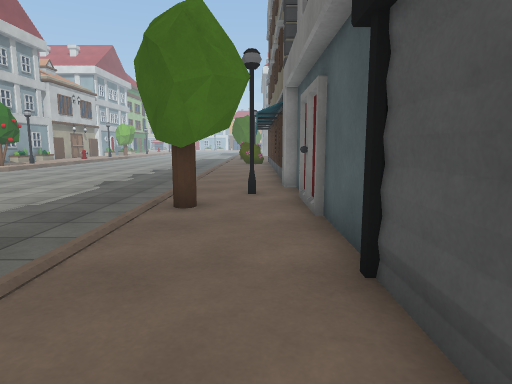
[1] (above)

24 first-person views from a walk through a scene from a Unity 3-D project. The camera is 1.2 m above the floor, tilts 8° down and sees 75° across. The floor is counted in squares, 1 m on a side. Each view is taken from the middle of a square. On the plan, view 1 faces up. The plan holds only what a view shows up to about 14 squares ahead; the rest is blank. The place goes on beyond the plan. The player character is not drawn. Surface patterns are stand-ins for the level's own textures.

[2]
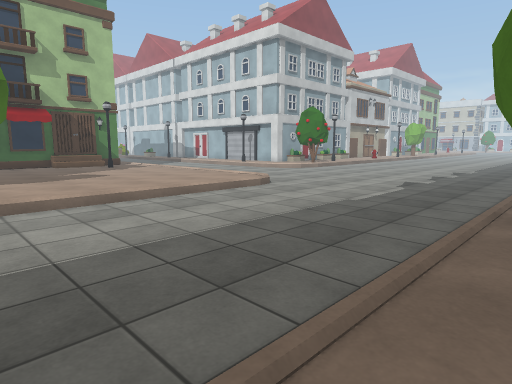

[3]
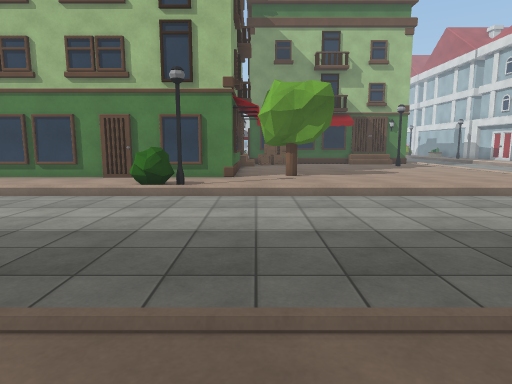

[4]
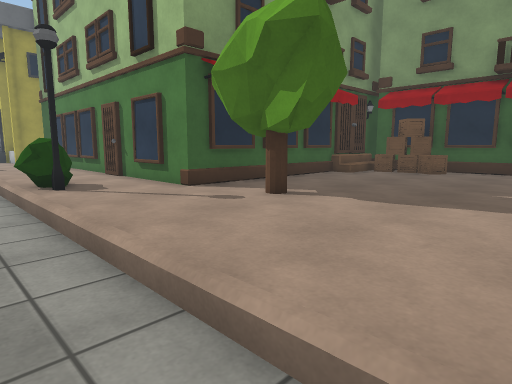

[5]
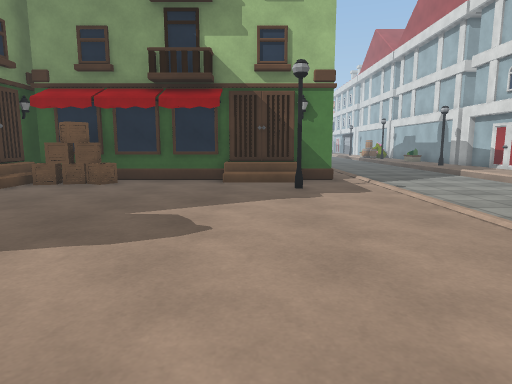

[6]
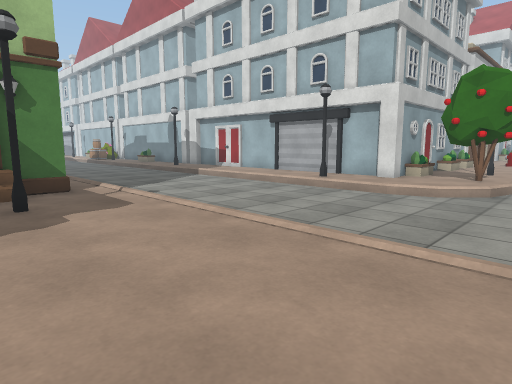

[7]
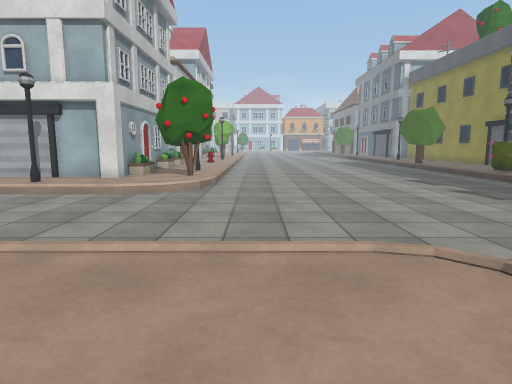

[8]
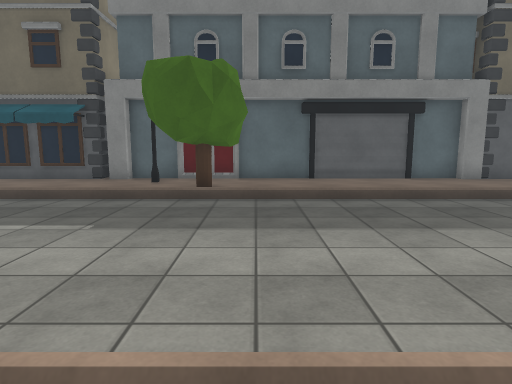

[9]
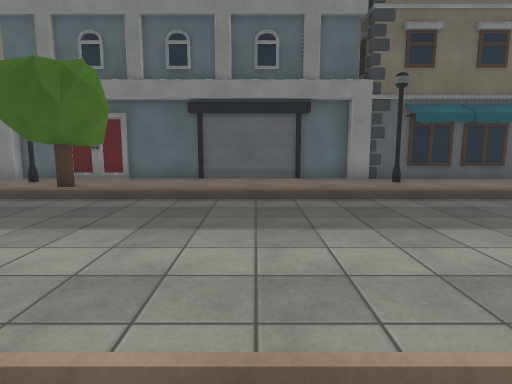

[10]
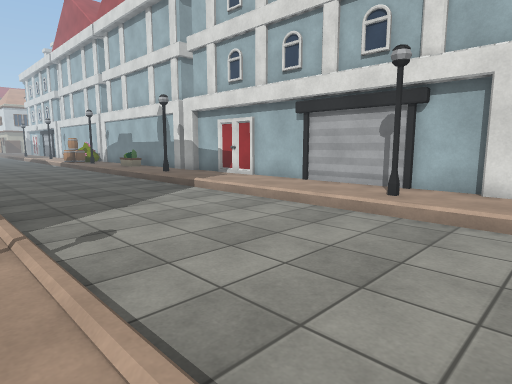

[11]
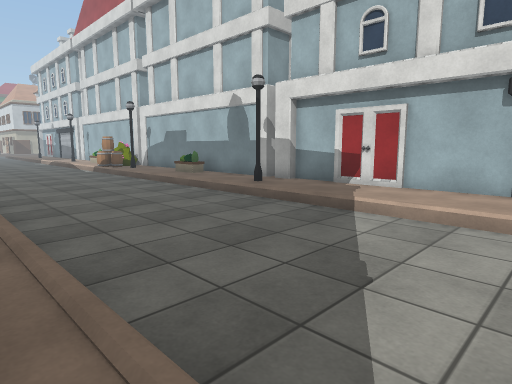

[12]
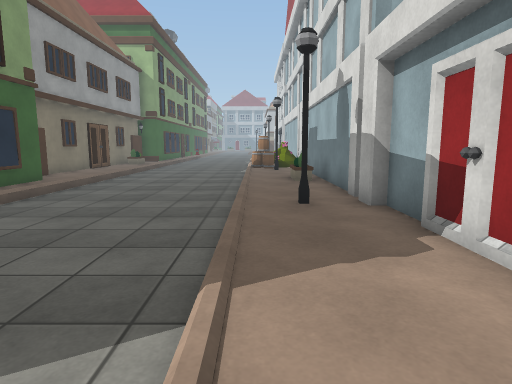

[13]
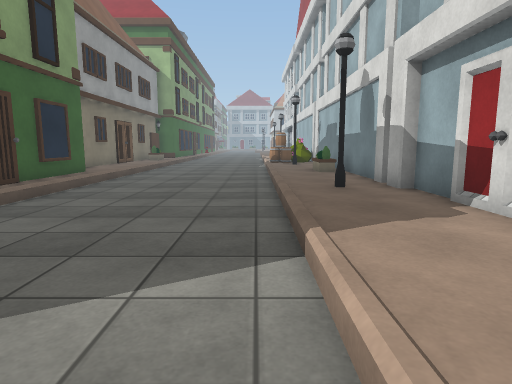

[14]
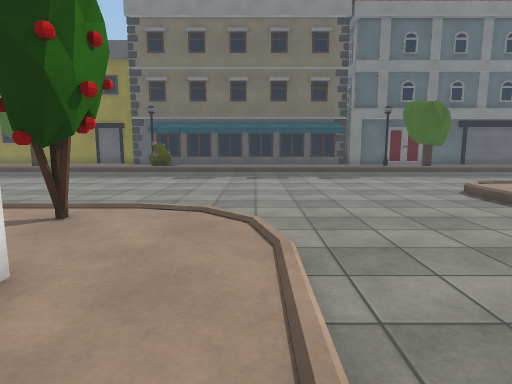

[15]
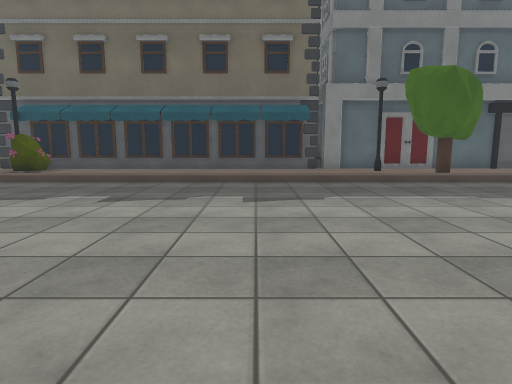

[16]
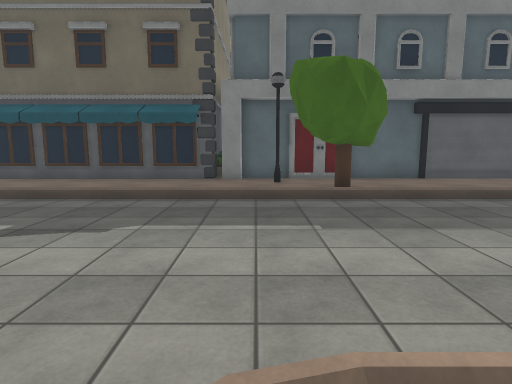

[17]
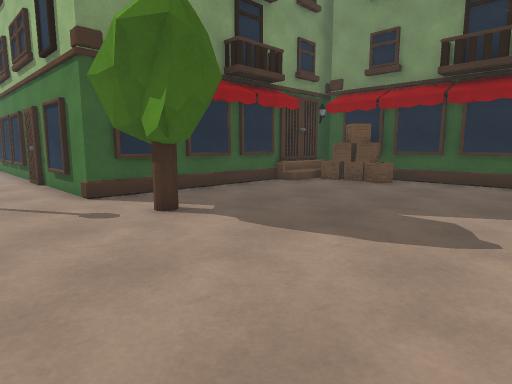

[18]
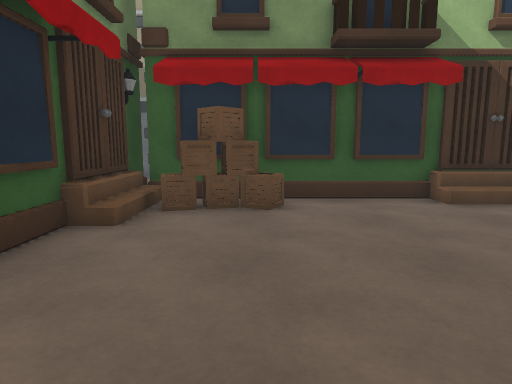

[19]
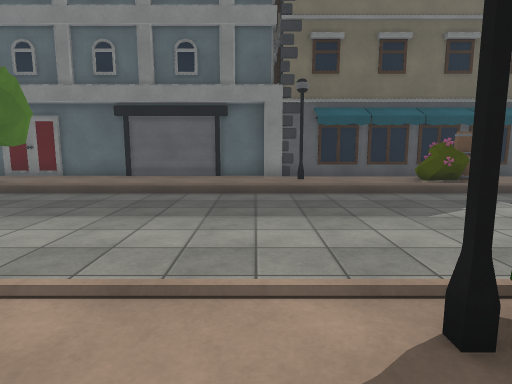

[20]
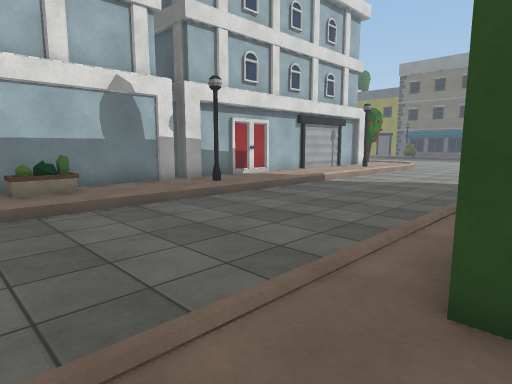

[21]
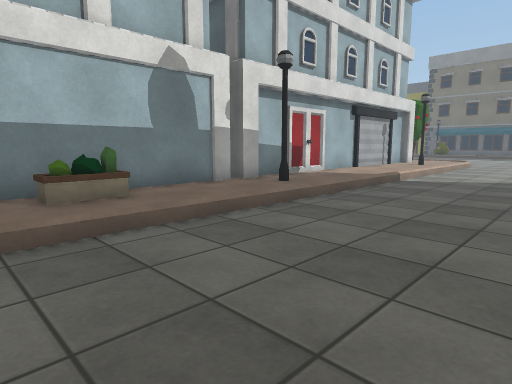

[22]
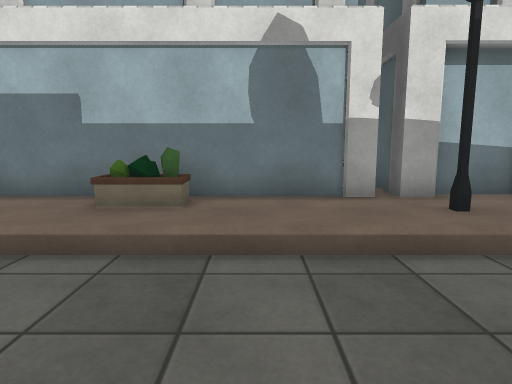

[23]
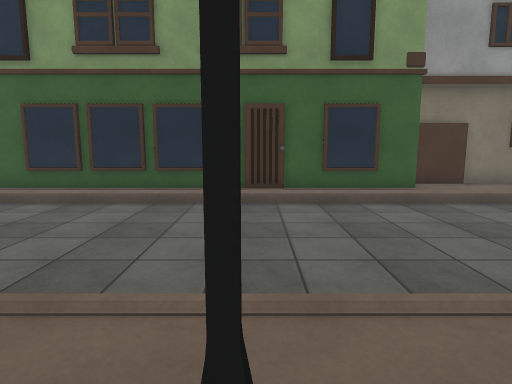

[24]
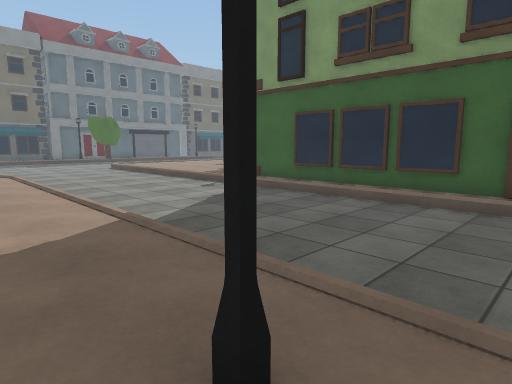

### Floor plan
Key: @ floor where view 1 was taken; # wall or solid block; x gap in a wall; . main floor; : floor 0.25 m higher than the main floor; / step, stairs or slope; H house; T tree; O other object.
Columns run from 37 left of view 1 to 3 right of it. Each row starts with its distance up from view 1.
 20        #            H::x...........:::#
 19 ######H##############:T#...........:::#
 18 :::O::::::::::::::::::::...........:::#
 17 :::::::#::::::::::#::::/...........:::#
 16 ::::::::::::::::::::::/............:::#
 15 ...................................:::#
 14 ...................................:::#
 13 ...................................:::#
 12 ...................................:::##
 11 ...................................:::H##
 10 ///////////////////////////........:::###
  9 :::::::H::::::::::::::::::::.......:::#
  8 :::#############::::::::::::.......:::#
  7 ####           #/:#:::::::::.......#T:#
  6                #/:::::::::::.......TT:#
  5                #/:::::::::::.......:::#
  4                #::::::::::::.......:::#
  3                #::::::::::::.......:::#
  2                H::::::::::::.......:::#
  1                #HO::::::T:::.......:::#
  0                #HO:::::TT:::.......::@#
 -1                #HO::::::T:::.......:::#
 -2                HHHHHHHHHH:::.......:::#
 -3                         #:::.......:::H
 -4                         #::O.......:::#
 -5                         #::O.......:::#
 -6                         #:::.......:::#
 -7                         #:::.......:::#

Where each view was taken, in squares from view 1:
view 1: 0 up, 0 right, facing up
view 2: 0 up, 1 left, facing up-left
view 3: 1 down, 0 right, facing left
view 4: 5 up, 8 left, facing down-left
view 5: 6 up, 10 left, facing left
view 6: 6 up, 12 left, facing up-left
view 7: 6 up, 12 left, facing up
view 8: 5 up, 11 left, facing right
view 9: 1 up, 11 left, facing right
view 10: 9 up, 16 left, facing up-left
view 11: 9 up, 22 left, facing up-left
view 12: 16 up, 23 left, facing left
view 13: 15 up, 22 left, facing left
view 14: 16 up, 20 left, facing right
view 15: 13 up, 13 left, facing right
view 16: 9 up, 11 left, facing right
view 17: 6 up, 10 left, facing down-left
view 18: 1 up, 14 left, facing left
view 19: 2 down, 12 left, facing right
view 20: 8 up, 37 left, facing up-right
view 21: 11 up, 37 left, facing up-right
view 22: 12 up, 33 left, facing up
view 23: 18 up, 30 left, facing down
view 24: 18 up, 31 left, facing down-right
